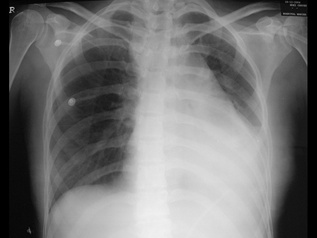
#> input picture torax.jpg, 317 x 238 px, shrunk from 800 x 600 before the run
$ jupyter execute T7_punto2.ipynb
#> lines starting #> are read from the running program, lines starting #| are printed output that depends on the picture
### 2. Aplicar los algoritmos necesarios para el mejoramiento del contraste en las siguientes imágenes médicas.

[cell 1]
import numpy as np
import cv2 as cv
import matplotlib. pyplot as plt

def desplazarHist1(img,des):
    img = img + des
    return(img)

def desplazarHist2(img,des):
    img2 = np.copy(img)
    f,c = img.shape
    i=0
    k=0
    while(i<f):
        j=0
        while(j<c):
            if ((img2[i,j] + des) > 255):
                #print("antes ",img2[i,j])
                img2.itemset((i,j),255)
                #print("despues ",img2[i,j])
            elif ((img2[i,j] + des) < 0):
                img2.itemset((i,j),0)
            else:
                img2.itemset((i,j),img2[i,j] + des)

            j=j+1
        i=i+1
    return(img2)

def contraerHist(img,inf, sup):
    img2 = np.copy(img)
    iMax = np.max(img2)
    iMin = np.min(img2)
    img2 = np.round(((sup-inf)/(iMax-iMin))*(img-iMin)+inf).astype('uint8')
    return(img2)

def equalizaUniforme(img):
    histo = cv.calcHist([img],[0],None,[256],[0,256])
    histo_norm = histo/(img.size)
    i=1
    acum = np.zeros((256,1),dtype = float)
    acum[0] = histo_norm[0]
    while(i<256):
        acum[i] = acum[i-1] + histo_norm[i]
        i=i+1
    Fg = 255*acum
    f,c = img.shape
    img2 = np.zeros((f,c),dtype=float)
    i=0
    while(i<f):
        j=0
        while(j<c):
            k = img[i,j]
            img2[i,j]=Fg[k]
            j=j+1
        i=i+1
        img2 = img2.astype('uint8')
    return(img2)

[cell 2]
torax = cv.imread('torax.jpg',0);
#> torax is the input picture: shape (238, 317); min 0, max 240, mean 117.1

[cell 3]
plt.imshow(torax, cmap = 'gray', interpolation = 'none'), plt.xticks([]), plt.yticks([]) ;

[cell 4]
# Calcular el histograma
hist = cv.calcHist ([torax], [0], None , [256], [0,256])
#> hist = 256 values, max 3936 at index 0, min 0 at index 241, mean 294.7
plt.plot(hist)
#> figure, not shown here; curve peaks at x = 0, y = 3936

[cell 5]
# se normaliza el histograma para obtener valores en [0,1]
histo_norm = hist/(torax.size)
#> histo_norm = 256 values, max 0.0522 at index 0, min 0 at index 241, mean 0.00391
plt.figure(1)
plt.imshow(torax,'gray')
plt.xticks([]), plt.yticks([])

histo_norm = hist/(torax.size)
plt.figure(2)
plt.plot(hist)
plt.show()
plt.plot(histo_norm)
plt.show()
#> figure, not shown here; curve peaks at x = 0, y = 0.0522

[cell 6]
torax_img2 = desplazarHist1(torax,100);
#> in desplazarHist1, `img = img + des`:
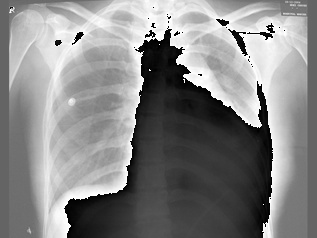
#> img: shape (238, 317); min 0, max 255, mean 133.5

hist2 = np.bincount (torax_img2.ravel (), minlength = 256)
#> hist2 = 256 values, max 3936 at index 100, min 0 at index 85, mean 294.7
plt.plot(hist2);
#> figure, not shown here; curve peaks at x = 100, y = 3936

[cell 7]
plt.imshow(torax_img2, cmap='gray')
plt.xticks([]), plt.yticks([]);

[cell 8]
torax_img3 = desplazarHist2(torax,-10)
#> after the loop in desplazarHist2, `while(i<f):`: i = 238
hist3 = np.bincount (torax_img3.ravel (), minlength = 256)
#> hist3 = 256 values, max 5476 at index 0, min 0 at index 231, mean 294.7
plt.plot(hist3)

plt.imshow(torax_img3, cmap='gray', vmin=0,vmax=255)
plt.xticks([]), plt.yticks([]) ;
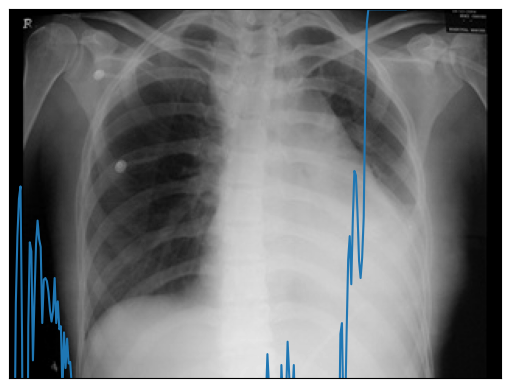
#> figure drawn by matplotlib, 1 panel

[cell 9]
### contraer histograma
min = 50
max = 250
torax_img4 = contraerHist(torax,min, max)
#> in contraerHist, `iMax = np.max(img2)`: iMax = 240
#> in contraerHist, `iMin = np.min(img2)`: iMin = 0

plt.imshow(torax_img4,cmap='gray', vmin=0,vmax=255)
plt.xticks([]), plt.yticks([]);

[cell 10]
hist4 = np.bincount (torax_img4.ravel (), minlength = 256)
#> hist4 = 256 values, max 3936 at index 50, min 0 at index 0, mean 294.7
plt.plot(hist4);
#> figure, not shown here; curve peaks at x = 50, y = 3936

## Mejoramiento del contraste en las imagenes de prueba

[cell 11]
#Se ecualiza la imagen
torax_img5 = equalizaUniforme(torax)
#> in equalizaUniforme, `histo = cv.calcHist([img],[0],None,[256],[0,256])`: histo has the same summary as hist outside equalizaUniforme
#> after the loop in equalizaUniforme, `while(i<256):`: acum = 256 values from 0.0522 to 1; i = 256
#> in equalizaUniforme, `Fg = 255*acum`: Fg = 256 values from 13.3 to 255
#> after the loop in equalizaUniforme, `while(i<f):`:
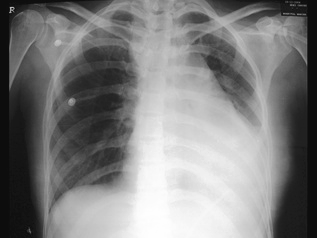
#> img2: shape (238, 317); min 13, max 254, mean 128
#> after the loop in equalizaUniforme, `while(i<f):`: i = 238
plt.figure(figsize=(12,5))
plt.subplot(121)
plt.imshow(torax, cmap='gray', vmin = 0, vmax=255),plt.title('Imagen Original')
plt.xticks([]), plt.yticks([]);

plt.subplot(122)
plt.imshow(torax_img5, cmap='gray',vmin = 0, vmax=255),plt.title('Imagen Ecualizada')
plt.xticks([]), plt.yticks([]);

[cell 12]
#Histograma de la imagen ecualizada
hist_torax = np.bincount (torax_img5.ravel (), minlength = 256)
#> hist_torax = 256 values, max 3936 at index 13, min 0 at index 0, mean 294.7
plt.plot(hist_torax)
#> figure, not shown here; curve peaks at x = 13, y = 3936

[cell 13]
torax2 = cv.imread('torax2.jpg',0);
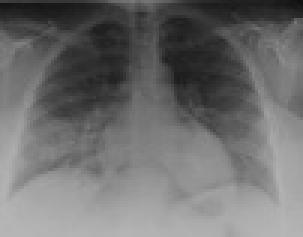
#> input picture torax2.jpg, 101 x 79 px, shrunk from 255 x 198 before the run (shown 3 times larger)
#> torax2 is the input picture: shape (79, 101); min 16, max 182, mean 110.5
plt.imshow(torax2, cmap = 'gray', interpolation = 'none'), plt.xticks([]), plt.yticks([]) ;

[cell 14]
hist_torax2 = np.bincount (torax2.ravel (), minlength = 256)
#> hist_torax2 = 256 values, max 101 at index 175, min 0 at index 0, mean 31.17
plt.plot(hist_torax2);
#> figure, not shown here; curve peaks at x = 175, y = 101

[cell 15]
torax2_img = equalizaUniforme(torax2)
#> in equalizaUniforme (call 2), `histo = cv.calcHist([img],[0],None,[256],[0,256])`: histo has the same summary as hist_torax2 outside equalizaUniforme
#> in equalizaUniforme (call 2), `histo_norm = histo/(img.size)`: histo_norm = 256 values, max 0.0127 at index 175, min 0 at index 0, mean 0.00391
#> after the loop in equalizaUniforme (call 2), `while(i<256):`: acum = 256 values from 0 to 1; i = 256
#> in equalizaUniforme (call 2), `Fg = 255*acum`: Fg = 256 values from 0 to 255
#> after the loop in equalizaUniforme (call 2), `while(i<f):`:
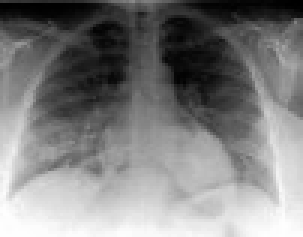
#> img2: shape (79, 101) (shown 3 times larger); min 0, max 254, mean 127.9
#> after the loop in equalizaUniforme (call 2), `while(i<f):`: i = 79
plt.figure(figsize=(12,5))
plt.subplot(121)
plt.imshow(torax2, cmap='gray', vmin = 0, vmax=255),plt.title('Imagen Original')
plt.xticks([]), plt.yticks([]);

plt.subplot(122)
plt.imshow(torax2_img, cmap='gray',vmin = 0, vmax=255),plt.title('Imagen Ecualizada')
plt.xticks([]), plt.yticks([]);

[cell 16]
#Histograma de la imagen ecualizada
hist_t2eq = np.bincount (torax2_img.ravel (), minlength = 256)
#> hist_t2eq = 256 values, max 101 at index 241, min 0 at index 5, mean 31.17
plt.plot(hist_t2eq);
#> figure, not shown here; curve peaks at x = 241, y = 101

[cell 17]
brain= cv.imread('brain1.jpg',0);
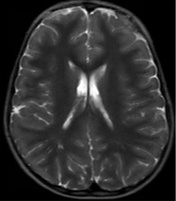
#> input picture brain1.jpg, 176 x 201 px, shrunk from 443 x 507 before the run
#> brain is the input picture: shape (201, 176); min 0, max 255, mean 47.2

plt.imshow(brain, cmap = 'gray', interpolation = 'none'), plt.xticks([]), plt.yticks([]) ;

[cell 18]
hist_brain = np.bincount(brain.ravel (), minlength = 256)
#> hist_brain = 256 values, max 5043 at index 0, min 0 at index 202, mean 138.2
plt.plot(hist_brain);
#> figure, not shown here; curve peaks at x = 0, y = 5043

[cell 19]
brain_img = equalizaUniforme(brain)
#> in equalizaUniforme (call 3), `histo = cv.calcHist([img],[0],None,[256],[0,256])`: histo has the same summary as hist_brain outside equalizaUniforme
#> in equalizaUniforme (call 3), `histo_norm = histo/(img.size)`: histo_norm = 256 values, max 0.143 at index 0, min 0 at index 202, mean 0.00391
#> after the loop in equalizaUniforme (call 3), `while(i<256):`: acum = 256 values from 0.143 to 1; i = 256
#> in equalizaUniforme (call 3), `Fg = 255*acum`: Fg = 256 values from 36.35 to 255
#> after the loop in equalizaUniforme (call 3), `while(i<f):`:
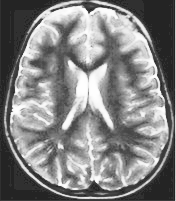
#> img2: shape (201, 176); min 36, max 254, mean 131.1
#> after the loop in equalizaUniforme (call 3), `while(i<f):`: i = 201
plt.figure(figsize=(12,5))
plt.subplot(121)
plt.imshow(brain, cmap='gray', vmin = 0, vmax=255),plt.title('Imagen Original')
plt.xticks([]), plt.yticks([]);

plt.subplot(122)
plt.imshow(brain_img, cmap='gray',vmin = 0, vmax=255),plt.title('Imagen Ecualizada')
plt.xticks([]), plt.yticks([]);

[cell 20]
#Histograma de la imagen ecualizada
hist_beq = np.bincount (brain_img.ravel (), minlength = 256)
#> hist_beq = 256 values, max 5043 at index 36, min 0 at index 0, mean 138.2
plt.plot(hist_beq);
#> figure, not shown here; curve peaks at x = 36, y = 5043

[cell 21]
brain2= cv.imread('brain2.jpg',0);
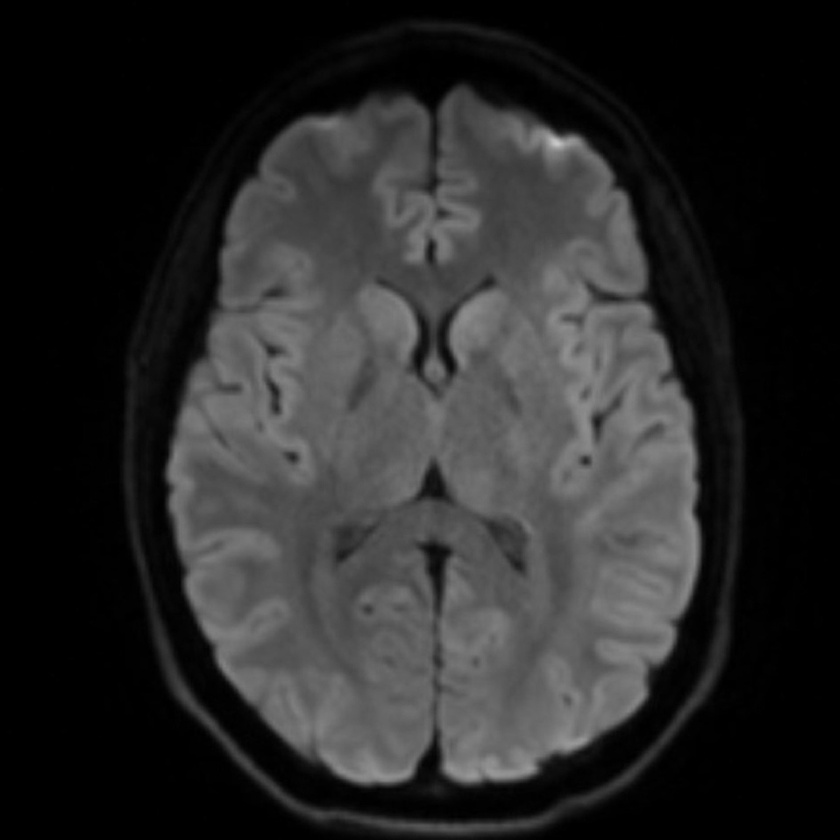
#> input picture brain2.jpg, 840 x 840 px, shrunk from 2118 x 2118 before the run
#> brain2 is the input picture: shape (840, 840); min 0, max 200, mean 41.2
plt.imshow(brain2, cmap = 'gray', interpolation = 'none'), plt.xticks([]), plt.yticks([]) ;

[cell 22]
hist_brain2 = np.bincount(brain2.ravel (), minlength = 256)
#> hist_brain2 = 256 values, max 233332 at index 0, min 0 at index 170, mean 2756.2
plt.plot(hist_brain2);
#> figure, not shown here; curve peaks at x = 0, y = 233332

[cell 23]
brain2_img = equalizaUniforme(brain2)
#> in equalizaUniforme (call 4), `histo = cv.calcHist([img],[0],None,[256],[0,256])`: histo has the same summary as hist_brain2 outside equalizaUniforme
#> in equalizaUniforme (call 4), `histo_norm = histo/(img.size)`: histo_norm = 256 values, max 0.331 at index 0, min 0 at index 170, mean 0.00391
#> after the loop in equalizaUniforme (call 4), `while(i<256):`: acum = 256 values from 0.331 to 1; i = 256
#> in equalizaUniforme (call 4), `Fg = 255*acum`: Fg = 256 values from 84.32 to 255
#> after the loop in equalizaUniforme (call 4), `while(i<f):`:
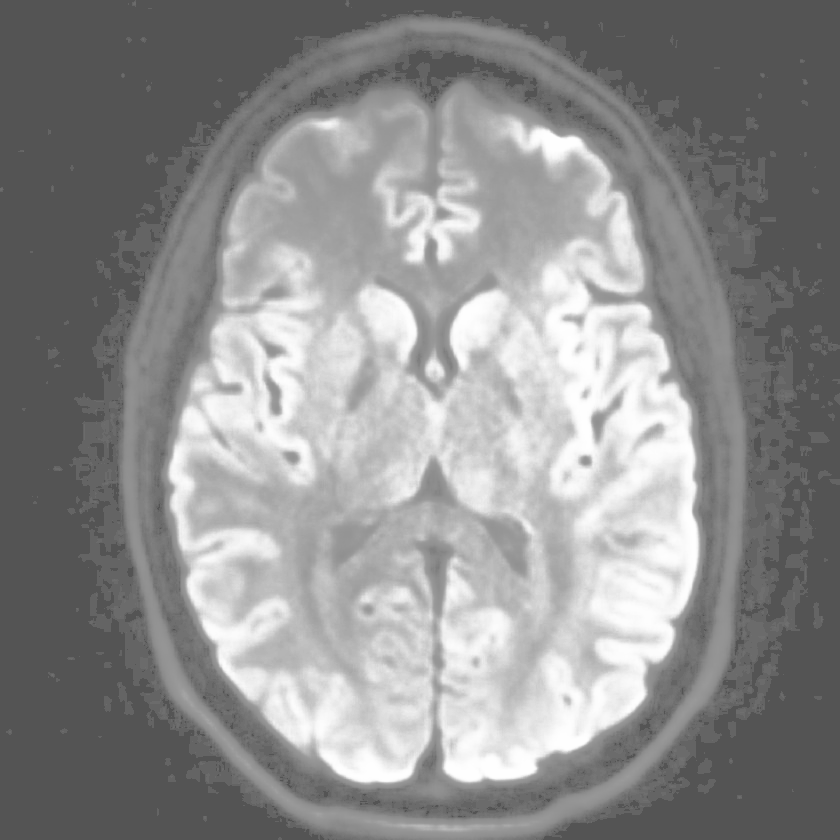
#> img2: shape (840, 840); min 84, max 254, mean 142.1
#> after the loop in equalizaUniforme (call 4), `while(i<f):`: i = 840
plt.figure(figsize=(12,5))
plt.subplot(121)
plt.imshow(brain2, cmap='gray', vmin = 0, vmax=255),plt.title('Imagen Original')
plt.xticks([]), plt.yticks([]);

plt.subplot(122)
plt.imshow(brain2_img, cmap='gray',vmin = 0, vmax=255),plt.title('Imagen Ecualizada')
plt.xticks([]), plt.yticks([]);

[cell 24]
#Histograma de la imagen ecualizada
hist_b2eq = np.bincount (brain2_img.ravel (), minlength = 256)
#> hist_b2eq = 256 values, max 233332 at index 84, min 0 at index 0, mean 2756.2
plt.plot(hist_b2eq);
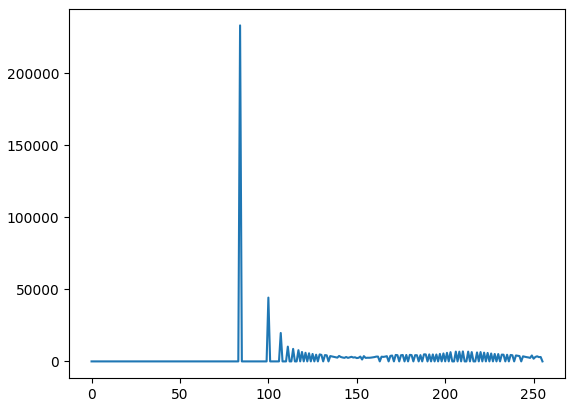
#> figure drawn by matplotlib, 1 panel; curve peaks at x = 84, y = 233332
